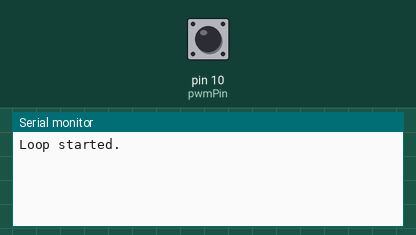
This sketch was run on a simulated Arduino Uno, built with avr-gcc and run on an emulated ATmega328P. Parts: the last lines printed to the serial monitor. Inputs (shaded band) come from the test bench; at power-on: pin 10 (pwmPin) LOW.

Above: at 1.2 s.
1.3 s: pin 10 (pwmPin) pulsed HIGH 2 times (0.12 s each, 0.3 s apart)
At 5.7 s:
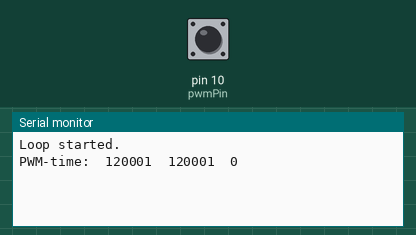
At 8.0 s:
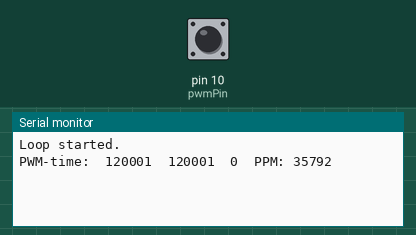

Measured:
- after the input at 1.3 s, the serial monitor: prints a new line after 3.1 s (image 1)

The sketch:

pwm.ino
```cpp
#define pwmPin 10

unsigned long th, tl, tpwm, p1, p2 ,ppm, ppm2, ppm3 = 0;


void setup() {
  Serial.println("Initializing.");
  Serial.begin(9600);

  pinMode(pwmPin, INPUT);
  Serial.println("Loop started.");
}

void loop() {

  //CO2 via pwm
  th = pulseIn(pwmPin, HIGH, 3000000); // use microseconds
  tl = pulseIn(pwmPin, LOW, 3000000);
  tpwm = th + tl; // actual pulse width
  Serial.print("PWM-time:\t");
  Serial.print(tpwm);
  Serial.print("\t");
  Serial.print(th);
  Serial.print("\t");
  Serial.print(tl);
  Serial.print("\t");
  th = pulseIn(pwmPin, HIGH, 3000000);
  ppm3 = 2000 * (th-2)/(tpwm-4);
  Serial.print("PPM: ");
  Serial.println(ppm3);
  //Serial.println("-----------");


  delay(2000);
}
```
